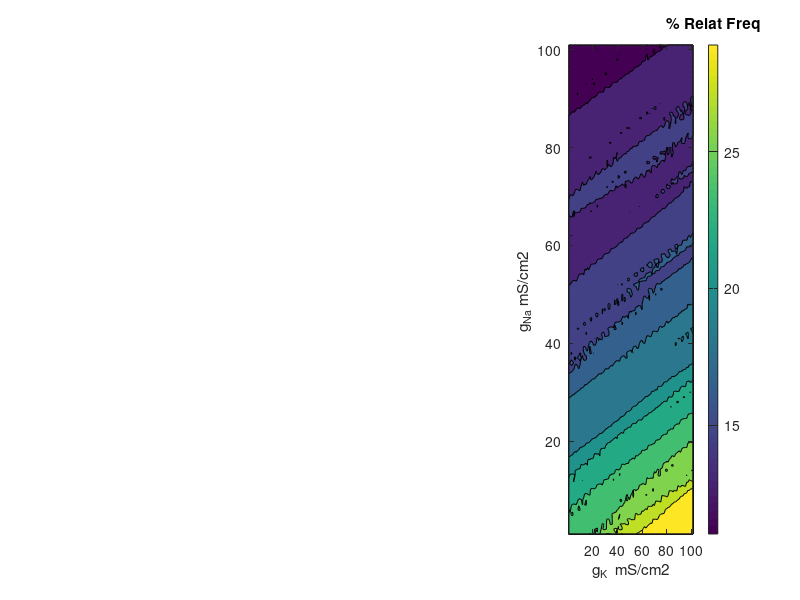

The MATLAB script that drew this image: (Note: this script raises an error after producing the figure.)

clear
clc
load mat3d_Ca.mat

C = mat3d(:,1,:);
C = permute(C,[1 3 2]);
C = reshape(C,[],size(C,2),1);
C = flip(C);
C = flip(C,2);

%plot
figure()
subplot(1,3,3)
contourf(C)
hcb = colorbar;
colorTitleHandle = get(hcb,'Title');
titleString = '% Relat Freq';
set(colorTitleHandle ,'String',titleString);
xlabel('g_{K}  mS/cm2')
ylabel('g_{Na} mS/cm2 ')
clim([10 40]);
xcond = 0:20:100;
xticks(xcond)
xticklabels(0.01*xcond)
xcond = 0:20:100;
yticks(xcond)
yticklabels(0.5*xcond)
title('g_{Ca} = 0.1')
set(gca, 'FontSize', 20)

C = mat3d(:,2,:);
C = permute(C,[1 3 2]);
C = reshape(C,[],size(C,2),1);
C = flip(C);
C = flip(C,2);

subplot(1,3,2)
contourf(C)
hcb = colorbar;
colorTitleHandle = get(hcb,'Title');
titleString = '% Relat Freq';
set(colorTitleHandle ,'String',titleString);
xlabel('g_{K}  mS/cm2')
ylabel('g_{Na} mS/cm2 ')
clim([10 40]);
xcond = 0:20:100;
xticks(xcond)
xticklabels(0.01*xcond)
xcond = 0:20:100;
yticks(xcond)
yticklabels(0.5*xcond)
title('g_{Ca} = 0.05')
set(gca, 'FontSize', 20)

C = mat3d(:,3,:);
C = permute(C,[1 3 2]);
C = reshape(C,[],size(C,2),1);
C = flip(C);
C = flip(C,2);

subplot(1,3,1)
contourf(C)
hcb = colorbar;
colorTitleHandle = get(hcb,'Title');
titleString = '% Relat Freq';
set(colorTitleHandle ,'String',titleString);
xlabel('g_{K}  mS/cm2')
ylabel('g_{Na} mS/cm2 ')
clim([10 40]);
xcond = 0:20:100;
xticks(xcond)
xticklabels(0.01*xcond)
xcond = 0:20:100;
yticks(xcond)
yticklabels(0.5*xcond)
title('g_{Ca} = 0')
set(gca, 'FontSize', 20)
colormap('hot');

%Resize plot size
set(gcf,'units','inches','position',[0 0 16 4])

%Save vector figure in pdf
exportgraphics(gcf,'Step_17_heatmaps.pdf','ContentType','vector');

